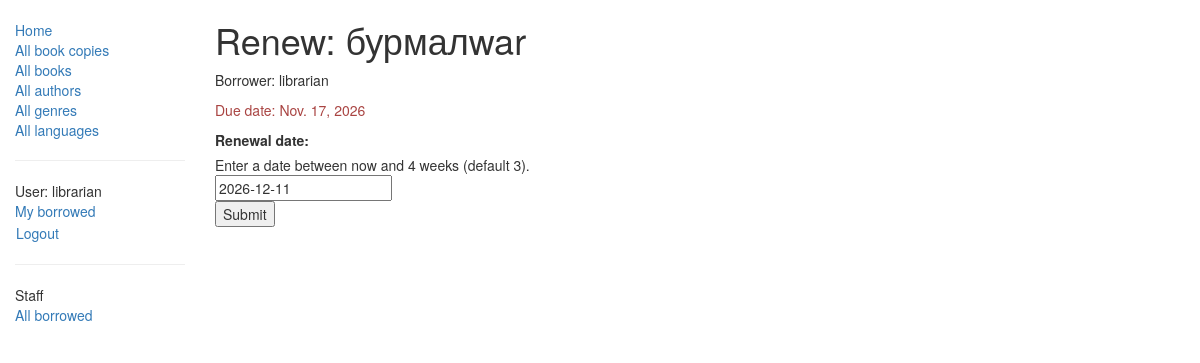
The page /catalog/book/af903410-4c66-49c4-b7d2-dfe1dc7c4af7/renew/ (signed in) on the database as committed earlier.
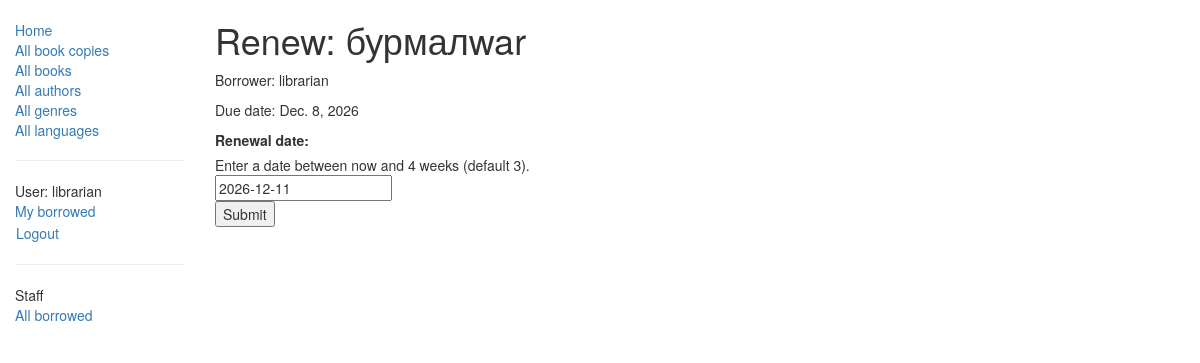
The same page on the database as committed later.
### catalog/models.py (models this page shows, shortened)
class BookInstance(models.Model):
    borrower = models.ForeignKey(settings.AUTH_USER_MODEL, on_delete=models.SET_NULL, null=True, blank=True)
    @property
    def is_overdue(self):
        return bool(self.due_back and date.today() > self.due_back)
    """
    Model representing a specific copy of a book (i.e. that can be borrowed from the library).
    """
    id = models.UUIDField(primary_key=True, default=uuid.uuid4, help_text="Unique ID for this particular book across whole library")
    book = models.ForeignKey('Book', on_delete=models.SET_NULL, null=True)
    imprint = models.CharField(max_length=200)
    due_back = models.DateField(null=True, blank=True)
    LOAN_STATUS = (
        ('m', 'Maintenance'),
        ('o', 'On loan'),
        ('a', 'Available'),
        ('r', 'Reserved'),
    )
    status = models.CharField(max_length=1, choices=LOAN_STATUS, blank=True, default='m', help_text='Book availability')
    class Meta:
        ordering = ["due_back"]
        permissions = (("can_mark_returned", "Set book as returned"),)
        permissions = (('can_mark_returned', 'Can mark returned'),)

class Book(models.Model):
    language = models.ForeignKey('Language', on_delete=models.SET_NULL, null=True)
    title = models.CharField(max_length=200)
    author = models.ForeignKey('Author', on_delete=models.SET_NULL, null=True)
    summary = models.TextField(max_length=1000, help_text="Enter a brief description of the book")
    isbn = models.CharField('ISBN',max_length=13, help_text='13 Character <a href="https://www.isbn-international.org/content/what-isbn">ISBN number</a>')
    genre = models.ManyToManyField(Genre, help_text="Select a genre for this book")
    def display_genre(self):
        """
        Creates a string for the Genre. This is required to display genre in Admin.
        """
        return ', '.join([genre.name for genre in self.genre.all()[:3]])
    display_genre.short_description = 'Genre'

### catalog/views.py (the view)
# urls.py: path('book/<uuid:pk>/renew/', views.renew_book_librarian, name='renew-book-librarian'),
@login_required
@permission_required('catalog.can_mark_returned', raise_exception=True)
def renew_book_librarian(request, pk):
    book_instance = get_object_or_404(BookInstance, pk=pk)
    if request.method == 'POST':
        form = RenewBookForm(request.POST)
        if form.is_valid():
            book_instance.due_back = form.cleaned_data['renewal_date']
            book_instance.save()
            return HttpResponseRedirect(reverse('all-borrowed'))
    else:
        proposed_renewal_date = datetime.date.today() + datetime.timedelta(weeks=3)
        form = RenewBookForm(initial={'renewal_date': proposed_renewal_date})
    context = {
        'form': form,
        'book_instance': book_instance,
    }
    return render(request, 'catalog/book_renew_librarian.html', context)

### catalog/forms.py (shortened to what this page needs)
class RenewBookForm(forms.Form):
    renewal_date = forms.DateField(help_text="Enter a date between now and 4 weeks (default 3).")

### catalog/templates/catalog/book_renew_librarian.html (shortened to what this page needs)
{% extends "base_generic.html" %}
{% block content %}
  <h1>Renew: {{ book_instance.book.title }}</h1>
  <p>Borrower: {{ book_instance.borrower }}</p>
  <p {% if book_instance.is_overdue %} class="text-danger"{% endif %} >Due date: {{ book_instance.due_back }}</p>
  <form action="" method="post">
    {{ form }}
    <input type="submit" value="Submit">
  </form>
{% endblock %}

Rows that differ between the two databases and show on the page:
changed BookInstance "бурмалwar": due_back "Nov. 17, 2026" → "Dec. 8, 2026"
